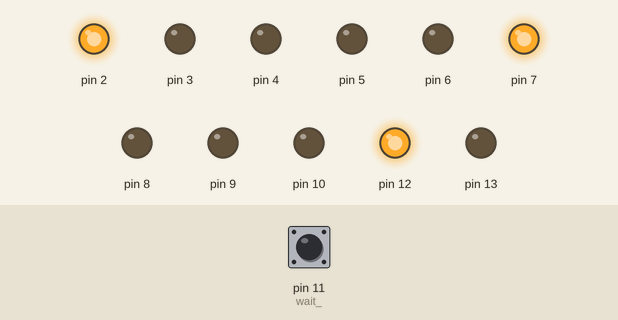
Recording of a sketch running on a simulated Arduino Uno, built with avr-gcc and run on an emulated ATmega328P. On the bench: output pins drawn as LEDs (lit = HIGH). Inputs (shaded band) come from the test bench; at power-on: pin 11 (wait_) LOW.

Above: at 1.2 s.
1.3 s: pin 11 (wait_) pulsed HIGH 5 times (0.12 s each, 0.3 s apart)
At 1.57 s:
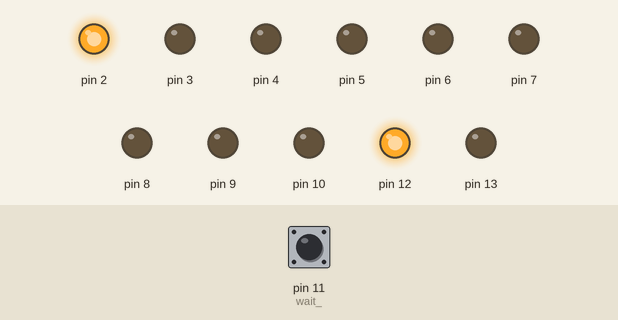
At 3.2 s:
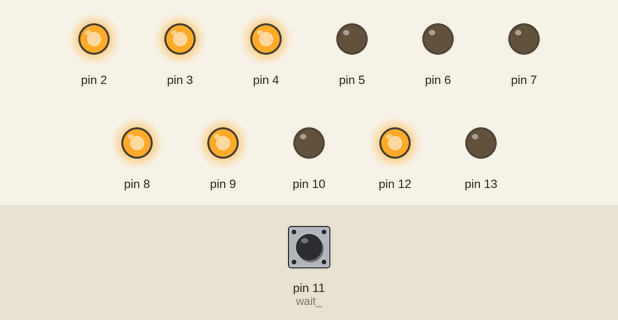
Timing chart, 0 to 4.7 s (numbered marks = the images above; inputs shaded):
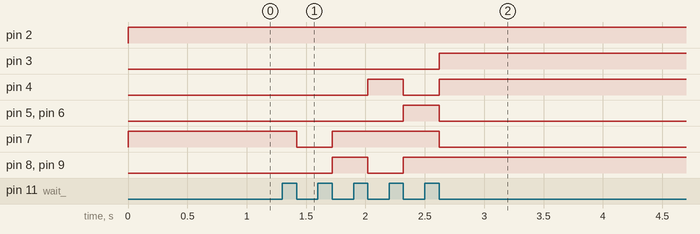

The sketch:

SMS_Stack_Pointer.INO
```cpp
// Stack pointer initilisation for after-market Master System cartridge adapters on Megadrive / Genesis
// Used Information from SMS power and Raphnet
// Vajskids Consoles 2021

#define wait_()   while (bitRead (PINB, 3) == 0) {;}  // wait for RD high again
#define wait()  while (bitRead (PINB, 3) == 1) {;}  // wait for RD low pulse


void setup() {

  // all outputs for bits 0:5
  DDRD = 0B11111100;
  // all outputs except RD/CLK pin as input, bits 6/7 not usable (mapped to xtal)
  DDRB = 0B00110111;
  //CE HIGH
  bitWrite (PORTB, 4, 1);
  // Setup first byte port B bits
  bitClear (PORTB, 0);
  bitClear (PORTB, 1);
  //Serial.begin (115200);
}


void complete() {
  //Serial.println (" PWR DOWN ");
  complete();
}


void loop() {
  wait()
  // present Initial byte and keep CE high
  //Serial.println (" Byte 1");
  //delay (500);
  PORTD = 0x84;
  //delay (500);
  wait_();

  //byte 2
  wait();
  //Serial.println (" Byte 2");
  //delay (500);
  PORTD = 0X4;
  //delay (500);
  wait_();

  //byte 3
  wait();
  //Serial.println (" Byte 3");
  //delay (500);
  bitWrite(PORTD, 7, 1);
  bitWrite (PORTB, 0, 1);
  bitWrite (PORTB, 1, 1);
  //delay (500);
  wait_();

  //byte 4
  wait();
  //Serial.println (" Byte 4");
  //delay (500);
  bitClear (PORTB, 0);
  bitClear (PORTB, 1);
  PORTD = 0x94;
  //delay (500);
  wait_();

  //byte 5
  wait();
  //Serial.println (" Byte 5");
  //delay (500);
  bitWrite (PORTB, 0, 1);
  bitWrite (PORTB, 1, 1);
  PORTD = 0xE4;
  //delay (500);
  wait_();

  //byte 6
  wait();
  //Serial.println (" Byte 6");
  //delay (500);
  PORTD = 0x1C;
  //delay (500);
  wait_();
  //Serial.println (" FINISHED ");
  // high-z everything
  DDRB = 0x00;
  DDRD = 0x00;
  PORTD = 0x00;
  PORTB = 0x00;
  // Serial.println (" HIGH-Z ");
  // finished
  complete();
}


/*
               D9/PB1 to D7
               D8/PB0 to D6
               D7/PD7 to D5
               D6/PD6 to D4
               D5/PD5 to D3
               D4/PD4 to D2
               D3/PD3 to D1
  Arduino      D2/PD2 to D0              SMS


                        Then 5v and GND

  0x21 | 00100001
  0x01 | 00000001
  0xE1 | 11100001
  0x25 | 00100101
  0xF9 | 11111001
  0xC7 | 11000111
*/
```

Measured:
- after the input at 1.3 s, pin 3: LOW → HIGH after 1.3 s; pin 4: LOW → HIGH after 0.72 s, → LOW 0.30 s later, → HIGH 0.30 s later; pin 5, pin 6: LOW → HIGH after 1.0 s, → LOW 0.30 s later; pin 7: HIGH → LOW after 0.12 s, → HIGH 0.30 s later, → LOW 0.90 s later; pin 8, pin 9: LOW → HIGH after 0.42 s, → LOW 0.30 s later, → HIGH 0.30 s later
